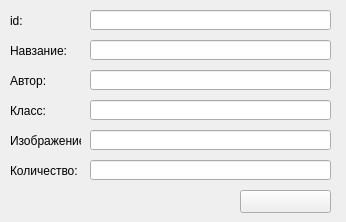
<?xml version="1.0" encoding="UTF-8"?>
<ui version="4.0">
 <class>Form</class>
 <widget class="QWidget" name="Form">
  <property name="geometry">
   <rect>
    <x>0</x>
    <y>0</y>
    <width>346</width>
    <height>222</height>
   </rect>
  </property>
  <property name="windowTitle">
   <string>Form</string>
  </property>
  <widget class="QLabel" name="label">
   <property name="geometry">
    <rect>
     <x>10</x>
     <y>10</y>
     <width>47</width>
     <height>21</height>
    </rect>
   </property>
   <property name="text">
    <string>id:</string>
   </property>
  </widget>
  <widget class="QLineEdit" name="lineEdit">
   <property name="geometry">
    <rect>
     <x>90</x>
     <y>10</y>
     <width>241</width>
     <height>20</height>
    </rect>
   </property>
   <property name="readOnly">
    <bool>true</bool>
   </property>
  </widget>
  <widget class="QLabel" name="label_2">
   <property name="geometry">
    <rect>
     <x>10</x>
     <y>40</y>
     <width>61</width>
     <height>21</height>
    </rect>
   </property>
   <property name="text">
    <string>Навзание:</string>
   </property>
  </widget>
  <widget class="QLineEdit" name="lineEdit_2">
   <property name="geometry">
    <rect>
     <x>90</x>
     <y>40</y>
     <width>241</width>
     <height>20</height>
    </rect>
   </property>
  </widget>
  <widget class="QLabel" name="label_3">
   <property name="geometry">
    <rect>
     <x>10</x>
     <y>70</y>
     <width>47</width>
     <height>21</height>
    </rect>
   </property>
   <property name="text">
    <string>Автор:</string>
   </property>
  </widget>
  <widget class="QLineEdit" name="lineEdit_3">
   <property name="geometry">
    <rect>
     <x>90</x>
     <y>70</y>
     <width>241</width>
     <height>20</height>
    </rect>
   </property>
  </widget>
  <widget class="QLabel" name="label_4">
   <property name="geometry">
    <rect>
     <x>10</x>
     <y>100</y>
     <width>47</width>
     <height>21</height>
    </rect>
   </property>
   <property name="text">
    <string>Класс:</string>
   </property>
  </widget>
  <widget class="QLineEdit" name="lineEdit_4">
   <property name="geometry">
    <rect>
     <x>90</x>
     <y>100</y>
     <width>241</width>
     <height>20</height>
    </rect>
   </property>
  </widget>
  <widget class="QLabel" name="label_5">
   <property name="geometry">
    <rect>
     <x>10</x>
     <y>130</y>
     <width>71</width>
     <height>21</height>
    </rect>
   </property>
   <property name="text">
    <string>Изображение:</string>
   </property>
  </widget>
  <widget class="QLineEdit" name="lineEdit_5">
   <property name="geometry">
    <rect>
     <x>90</x>
     <y>130</y>
     <width>241</width>
     <height>20</height>
    </rect>
   </property>
  </widget>
  <widget class="QLabel" name="label_6">
   <property name="geometry">
    <rect>
     <x>10</x>
     <y>160</y>
     <width>81</width>
     <height>21</height>
    </rect>
   </property>
   <property name="text">
    <string>Количество:</string>
   </property>
  </widget>
  <widget class="QLineEdit" name="lineEdit_6">
   <property name="geometry">
    <rect>
     <x>90</x>
     <y>160</y>
     <width>241</width>
     <height>20</height>
    </rect>
   </property>
  </widget>
  <widget class="QPushButton" name="pushButton">
   <property name="geometry">
    <rect>
     <x>240</x>
     <y>190</y>
     <width>91</width>
     <height>23</height>
    </rect>
   </property>
   <property name="text">
    <string/>
   </property>
  </widget>
  <widget class="QLabel" name="label_7">
   <property name="geometry">
    <rect>
     <x>10</x>
     <y>190</y>
     <width>221</width>
     <height>21</height>
    </rect>
   </property>
   <property name="text">
    <string/>
   </property>
  </widget>
 </widget>
 <resources/>
 <connections/>
</ui>
